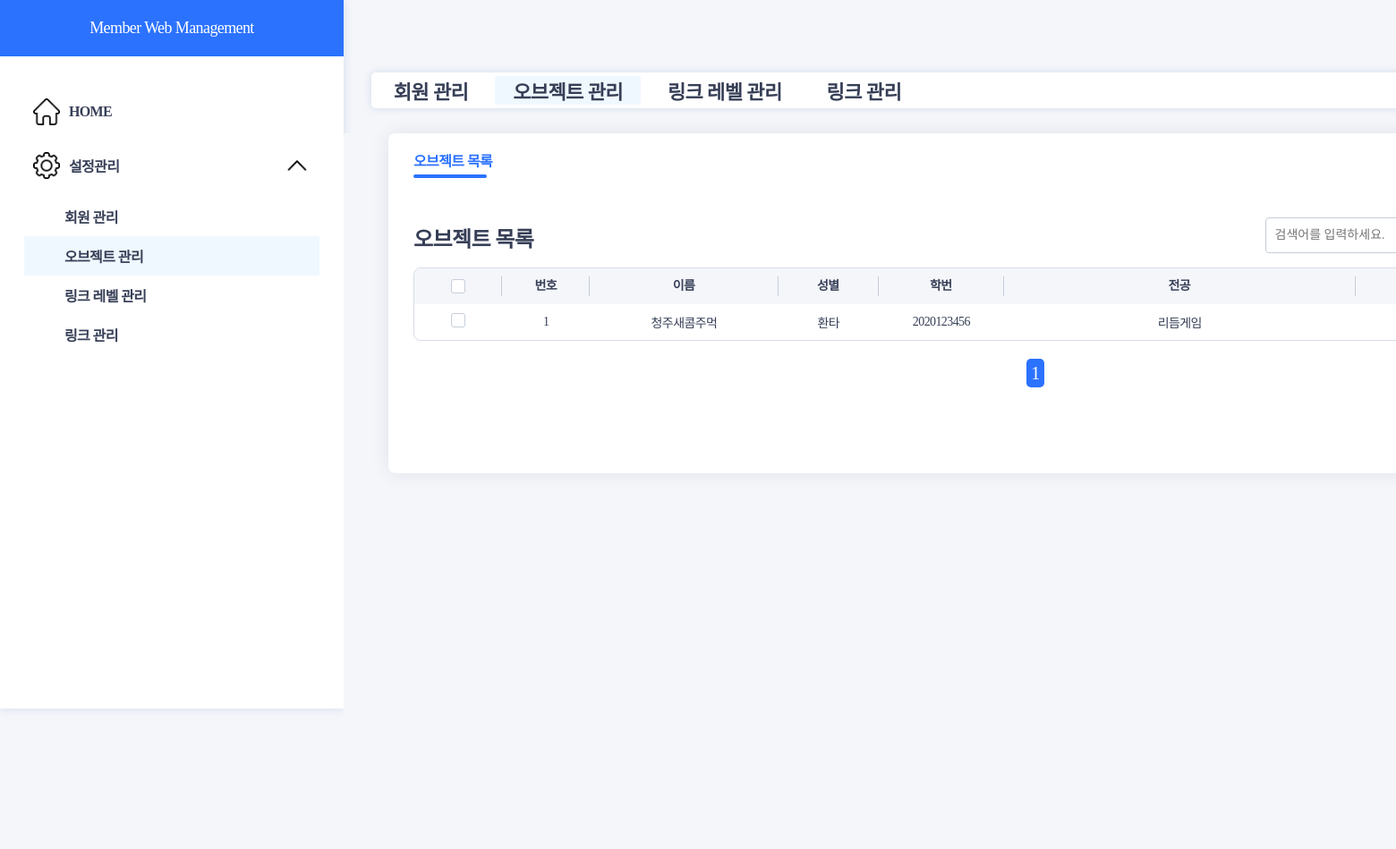
The page /objectList (signed in) on the database as committed earlier.
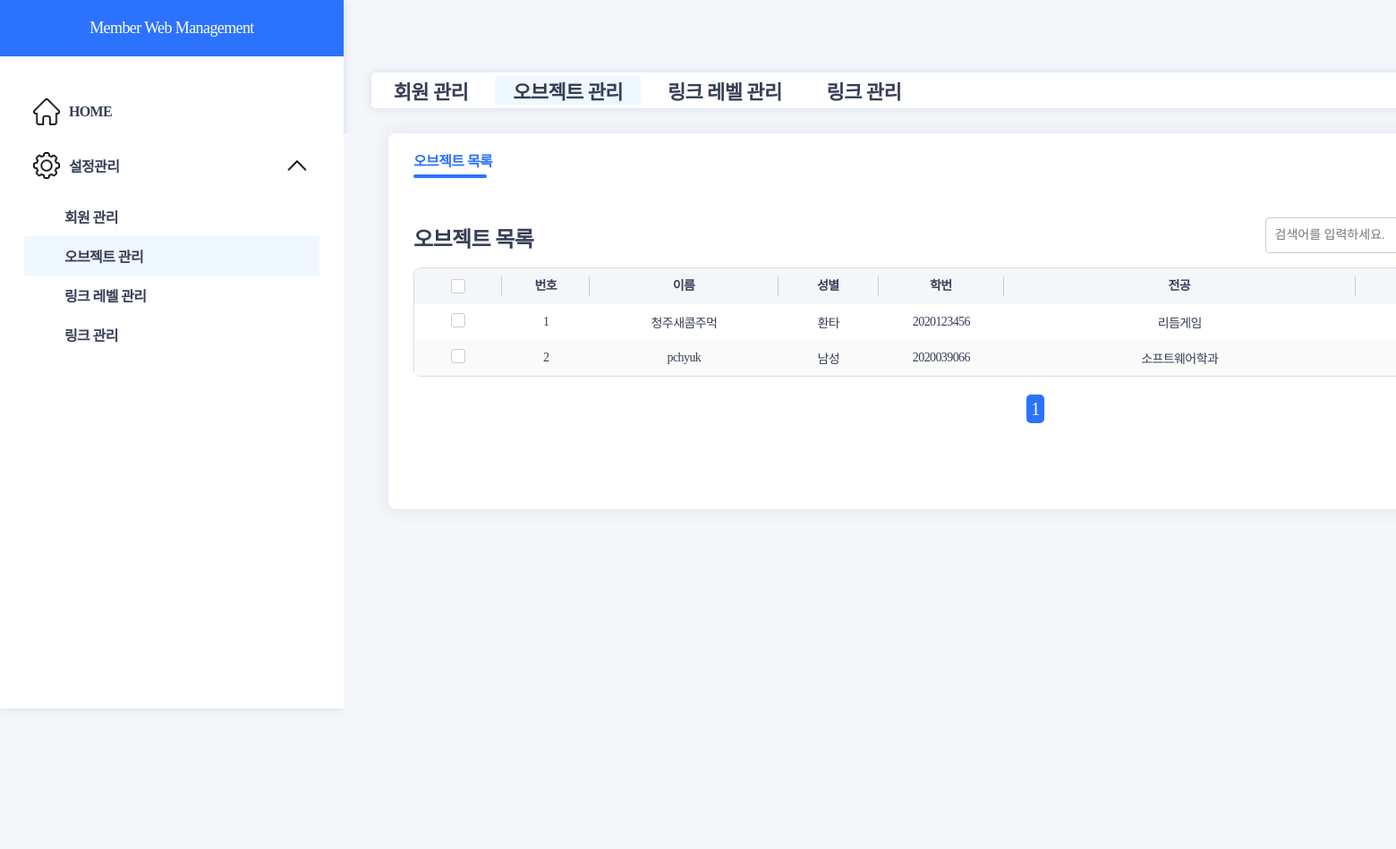
The same page on the database as committed later.
### main/models.py (models this page shows, shortened)
class Member(models.Model):
    name = models.CharField(max_length=20) # name PK
    createrd_at = models.DateField(auto_now_add=True)
    gender = models.CharField(max_length=20)
    parent = models.ForeignKey('self', on_delete=models.CASCADE, related_name='over', null=True, blank=True)
    department = models.CharField(max_length=50)
    studentID = models.CharField(max_length=50)
    type = models.BooleanField(default=0)# 1이면 그룹임
    notSchool = models.BooleanField(default=0)# 휴학 여부

### main/views.py (the view)
# urls.py: path('objectList', objectList, name="objectList"),
def objectList(request):
    if not request.user.is_authenticated:
        return redirect("login:login")
    query = request.GET.get('query', '')
    if query:
        members = Member.objects.filter(name__icontains=query)
    else:
        members = Member.objects.all()
    members = members.exclude(gender__icontains="GROUP")
    paginator = Paginator(members, 10)  # 페이지당 10개의 아이템을 보여주도록 설정
    page = request.GET.get('page', 1)  # URL의 'page' 파라미터 값을 가져오거나, 없으면 1로 설정
    try:
        members = paginator.page(page)
    except PageNotAnInteger:
        members = paginator.page(1)
    except EmptyPage:
        members = paginator.page(paginator.num_pages)
    attribute = {'members': members, 'query': query}
    return render(request, "object/objectList.html", attribute)

### templates/object/objectList.html (shortened to what this page needs)
{% extends 'navVertical.html' %}
	{% load static %}
	{% block css %}
	<link href="{% static 'css/objectList.css' %}" rel="stylesheet" type="text/css" >
	{% endblock %}
	{% block content %}
	<div class="main">
		<div class="container">
			<div class="list-con">
				<ul class="sublist-tab">
					<li class="moving-tab" id="horizontal-tab"></li>
					<li class="sl-st" onclick="sublistTab(0)" style="margin-right:25px;">
						<a href="/objectList">오브젝트 목록</a>
					</li>
				</ul>
				<div class="table-list">
					<div class="tbtop-con">
						<h3>오브젝트 목록</h3>
						<div class="rsh-sort">
							<div class="serch-box">
								<form action="{% url 'mainpages:objectList' %}" method="GET">
									<input type="text" name="query" placeholder="검색어를 입력하세요." value="{{ query }}">
								</form>
							</div>
						</div>
					</div>
					<div class="table-wrap">
						<table class="common-table retouch-table">
							<colgroup>
								<col width="7%"/>
								<col width="7%"/>
								<col width="15%"/>
								<col width="8%"/>
								<col width="10%"/>
								<col width="28%"/>
								<col width="12%"/>
								<col width="12%"/>
							</colgroup>
							<thead>
								<tr>
									<th><span class="th-check"><input type="checkbox" name="selectBox" onclick="selectAll(this)"></span></th>
									<th><span>번호</span></th>
									<th><span>이름</span></th>
									<th><span>성별</span></th>
									<th><span>학번</span></th>
									<th><span>전공</span></th>
									<th><span>등록일</span></th>
								</tr>
							</thead>
							<tbody>
								{% for member in members %}
								<tr>
									<td><input type="checkbox" name="selectBox" value="{{member.id}}"></td>
									<td onclick="location.href='/objectView/{{member.id}}'">{{forloop.counter}}</td>
									<td onclick="location.href='/objectView/{{member.id}}'">{{member.name}}</td>
									<td onclick="location.href='/objectView/{{member.id}}'">{{member.gender}}</td>
									<td onclick="location.href='/objectView/{{member.id}}'">{{member.studentID}}</td>
									<td onclick="location.href='/objectView/{{member.id}}'">{{member.department}}</td>
									<td onclick="location.href='/objectView/{{member.id}}'">{{member.createrd_at}}</td>
								</tr>
								{% endfor %}
							</tbody>
						</table>
						<div class="pagenation">
							<ul style="margin:15px; display:flex; justify-content:center; list-style: none; font-size: 20px;">
								{% for page in members.paginator.page_range %}
								{% if page == members.number %}
									<li style="margin:5px;"><a style="text-decoration:none; color: white; background-color: #2B72FF; padding:5px; border-radius:5px" href="?page={{page}}">{{page}}</a></li>
								{% else %}
									<li style="margin:5px;"><a style="text-decoration:none; color: #2B72FF;" href="?page={{page}}">{{page}}</a></li>
								{% endif %}
								{% endfor %}
							</ul>
						</div>
					</div>
					<div class="btn-wrap">
					</div>
				</div>
			</div>
		</div>
	</div>
	{% endblock %}

### templates/navVertical.html (shortened to what this page needs)
<!DOCTYPE html>
<html>
<head>
    {% load static %}
    <link href="{% static 'css/default.css' %}" rel="stylesheet" type="text/css">
    <link href="{% static 'css/main.css' %}" rel="stylesheet" type="text/css">
    {% block css %}{% endblock %}
</head>
<body>
    <div style="float: left; width: 20%; height: 99vh; box-shadow: 0px 0px 10px rgba(28, 66, 142, 15%); background-color: white;">
        <div id="nav_name">
            <p>Member Web Management</p>
        </div>
        <div class="nav_btn">
            <div id="btn_home">
                <img src="{% static 'img/home.png' %}">
                <p style="align-self: center;"><strong>HOME</strong></p>
            </div>
            <div id="setting" style="justify-content: space-between;">
                <img src="{% static 'img/settings.png' %}">
                <p id="btn_settings" style="align-self: center;"><strong>설정관리</strong></p>
                <img src="{% static 'img/down-arrow.png' %}" id="down_arrow">
            </div>
            <div id = "more_setting">
                <div id="usr_manage" class="settings">
                    <p><strong>회원 관리</strong></p>
                </div>
                <div id="object_manage" class="settings">
                    <p><strong>오브젝트 관리</strong></p>
                </div>
                <div id="link_level_manage" class="settings">
                    <p><strong>링크 레벨 관리</strong></p>
                </div>
                <div id="link_manage" class="settings">
                    <p><strong>링크 관리</strong></p>
                </div>
            </div>
        </div>
    </div>
    <div style="float: right; width: 80%; height: 100vh;">
        <div id="nav2_scal">
            <div id="usr_manage_t" class="settings_top">
                <p><strong>회원 관리</strong></p>
            </div>
            <div id="object_manage_t" class="settings_top">
                <p><strong>오브젝트 관리</strong></p>
            </div>
            <div id="link_level_manage_t" class="settings_top">
                <p><strong>링크 레벨 관리</strong></p>
            </div>
            <div id="link_manage_t" class="settings_top">
                <p><strong>링크 관리</strong></p>
            </div>
        </div>
        {% block content %}{% endblock %}
    </div>
</body>
</html>

### static/css/default.css (style rules this page uses)
* { box-sizing: border-box; outline: none; }
html, body { width: 100%; height: 100%; font-size: 16px; }
ol, ul, li { list-style: none; }
h1, h2, h3, h4, h5, h6 { font-weight: normal; font-size: 100%; }
form, fieldset { border: 0; }
img { border: 0; margin: 0; padding: 0; }
a, a:link { text-decoration: none; }
input[type="text"] { outline: none; }

### static/css/main.css (style rules this page uses)
* { margin: 0; padding: 0; box-sizing: border-box; }
ul,li { list-style: none; }
a { text-decoration: none; color: inherit; font-family: 'Pretendard'; }
html,body { position: relative; width: 1920px; overflow-y:hidden; height:100%; font-family: 'Pretendard'; font-weight: 500; letter-spacing:-0.6px !important; color:#373F57; }
img { border:0; vertical-align: middle; margin:0; }
input { accent-color:#2B72FF; font-family: 'Pretendard'; }
input[type="checkbox"] { -webkit-appearance: none; -moz-appearance: none; appearance: none; background: #fff; border-radius: 3px; cursor: pointer; height: 16px; outline: 0; width: 16px; border: 1px solid #C7CDD8; }
input[type="checkbox"]::after { background: url(../images/check.png) no-repeat center; content: ''; display: none; position: relative; top: 2px; left: 1px; width: 12px; height: 10px; background-size: contain; }
table { table-layout:fixed; border-spacing:0; }
.main { width: 100%; height: 100%; background: #F4F6FA; }
.container { margin-left: 10px; padding: 0 40px; }
.list-con { height: auto; background: #fff; margin-top: 28px; box-shadow: 0 0 20px rgba(55,63,87,10%); border-radius: 8px; padding: 0 28px; }
.sublist-tab { height: 60px; position: relative; display: flex; align-items: center; }
#horizontal-tab { position: absolute; border-bottom: 4px solid #2B72FF; border-radius: 50px; left: 0; top: 46px; transition: all .3s; }
.sublist-tab>.sl-st { color: #9099AB; font-weight: 800; }
.sublist-tab>.sl-st.on { color: #2B72FF; }
.table-list { margin-top: 16px; height: auto; }
.table-list .tbtop-con { display: flex; align-items: flex-end; justify-content: space-between; padding: 16px 0; }
.table-list .tbtop-con>h3 { font-size: 24px; font-weight: 800; }
.table-list .tbtop-con .serch-box>form>input { height: 40px; width: 368px; border: 1px solid #C7CDD8; border-radius: 4px; padding: 0 10px; font-size: 14px; font-weight: 500; color: #373F57; }
.table-list .tbtop-con .serch-box { position: relative; }
.table-list .tbtop-con .serch-box::after { content: ''; position: absolute; display: block; width: 20px; height: 20px; background: url(../images/serch-icon.png) no-repeat center; background-size: contain; top: 10px; right: 10px; }
.common-table { width: 100%; border-radius: 8px; font-size: 14px; border: 1px solid #D7DCE5; }
.common-table tr { height: 40px; text-align: center; }
.common-table thead>tr>th { background: #F4F6FA; }
.common-table thead>tr>th:first-child { border-radius: 8px 0 0 0; }
.common-table thead>tr>th>span { display: inline-block; height: 22px; line-height: 22px; border-right: 1px solid #C7CDD8; width: 100%; }
.common-table thead>tr>th>.th-check { display: flex; align-items: center; justify-content: center; }
.common-table tbody tr:nth-child(even) { background: #FAFAFA; }
.pagenation { margin-top:20px; height:28px; text-align:center; }
.rsh-sort { display:flex; gap:10px; }
.btn-wrap { display:flex; justify-content:flex-end; column-gap:10px; padding:20px 0 40px 0; }

### static/css/objectList.css (style rules this page uses)
#horizontal-tab { width: 82px; }

Rows that differ between the two databases and show on the page:
added Member: name "pchyuk", gender "남성", studentID "2020039066", department "소프트웨어학과"
